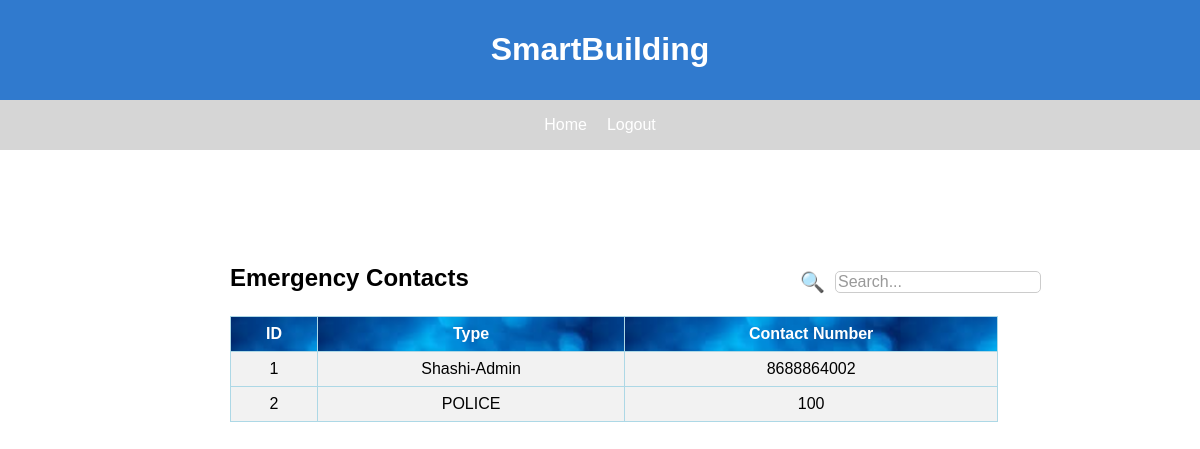
/contacts.php, run on the app's committed database.
### tables this page shows
CREATE TABLE `contacts` (
  `ID` int(11) NOT NULL,
  `type` text NOT NULL,
  `mobno` bigint(20) NOT NULL
);

### contacts.php (the view, shortened to what this page needs)
<?php
$conn = mysqli_connect("localhost", "root", "", "building_management");
$sql = "SELECT * FROM contacts" ;
$result = mysqli_query($conn, $sql);
?>
<!DOCTYPE html>
<html lang="en">
<head>
</head>
<body>
    <header>
    <h1>SmartBuilding</h2>
    </header>
        <nav>
            <ul>
                <li><a href="user.php">Home</a></li>
                <li><a href="login.php">Logout</a></li>
            </ul>
        </nav>
    <main>
    <div class="search-bar">
            <span class="search-icon">&#128269;</span>
            <input type="text" id="search-input" class="search-input" placeholder="Search..." oninput="searchTable()">
        </div>
    <main>
        <div class="employee-table">
            <h3>Emergency Contacts</h3>
            <table>
                <thead>
                    <tr>
                        <th>ID</th>
                        <th>Type</th>
                        <th>Contact Number</th>
                    </tr>
                </thead>
                <tbody>
                    <?php
                    while ($row = mysqli_fetch_assoc($result)) {
                        echo "<tr>";
                        echo "<td>" . $row['ID'] . "</td>";
                        echo "<td>" . $row['type'] . "</td>";
                        echo "<td>" . $row['mobno'] . "</td>";
                        echo "</tr>";
                    }
                    ?>
                </tbody>
            </table>
        </div>
    </main>
</body>
</html>

### contacts.php (style rules this page uses)
body { font-family: Arial, sans-serif; margin: 0; padding: 0; background: url(images/cont.jpg); background-repeat: no-repeat; background-size: cover; background-position: center; height: 800px; overflow-x: hidden; }
header { background-color: #307ace; color: white; padding: 10px; text-align: center; }
nav { background-color: #3333; color: white; display: flex; justify-content: center; align-items: center; height: 50px; }
nav ul { list-style: none; display: flex; margin: 0; padding: 0; }
.search-bar { position: relative; top: 120px; left: 800px; width: 250px; display: flex; align-items: center; z-index: 999 }
.search-icon { font-size: 20px; margin-right: 10px; color: #333; }
.search-input { border: 1px solid #ccc; border-radius: 5px; font-size: 16px; width: 200px; outline: none; }
.search-input::placeholder { color: #999; }
nav li { margin: 0 10px; }
nav a { text-decoration: none; color: white; }
.employee-table { margin-top: 20px; padding: 10px; border-radius: 5px; margin-left: 220px; margin-top: 80px; }
.employee-table h3 { margin-top: 0; color:black; font-size:24px; }
.employee-table table { width: 80%; border-collapse: collapse; background-color:#f2f2f2; }
.employee-table th, .employee-table td { border: 1px solid lightblue; padding: 8px; text-align: center; }
.employee-table th { color:white; background: url(images/ads.jpeg); }

### data on the page
contacts: ID "1", type "Shashi-Admin", mobno "8688864002"
contacts: ID "2", type "POLICE", mobno "100"
